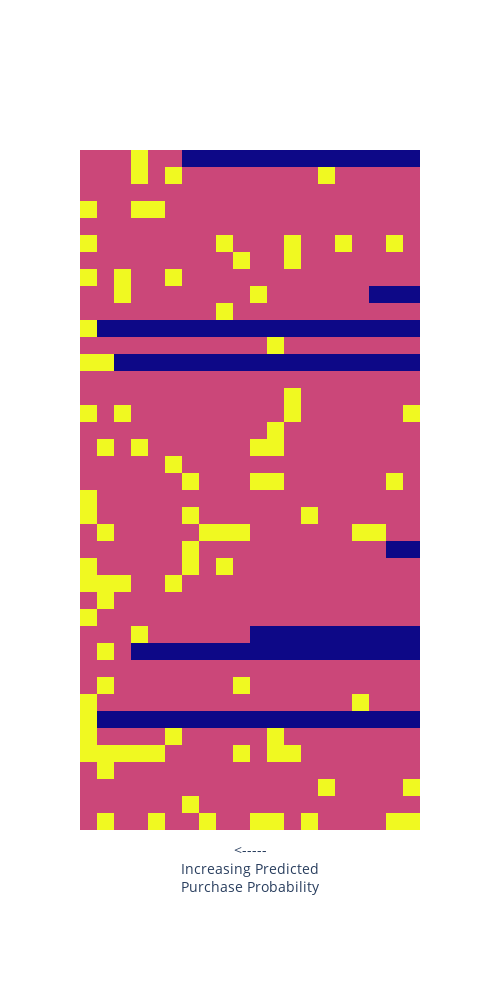

Notebook source saved alongside this figure:
### Code cell
def get_ordered_preds(custId, vec_len):
    # this customers purch preds orderd by prob
    preds = (test_preds
    .query("""customerId==@custId""")
    .sort_values(by='purchase_probability')
    )

    # all purchases of this cust in jan
    sales = (data.purchase_df
    .query("""date > '2016-12-31 23:59:59'""")
    .query("""customerId==@custId""")
    )

    # True if cust bought the prod, false otherwise
    # sorted by purch prob
    pred_binary = (preds
    .merge(sales, on=['customerId','productId'], how='left')
    .sort_values(by='purchase_probability', ascending=False)
    .purchasePrice
    .notna()
    .values
    .astype(int)
    )

    # 
    if pred_binary.shape[0] <= vec_len:
        pred_binary = np.pad(pred_binary, (0, vec_len-pred_binary.shape[0]), constant_values=-1)
        
    return pred_binary[None,:vec_len]

vec_len = 20
pred_binarys = []

for _ in range(40):             
    custId = random.choice(custs)
    pred_binary = get_ordered_preds(custId, vec_len)
    pred_binarys.append(pred_binary)
    
pred_binarys = np.vstack(pred_binarys)

# fig = \
(px.imshow(pred_binarys, zmin=-1, zmax=1)
 .update_layout(
     coloraxis_showscale=False,
     width=500, height=1000,)
 .update_xaxes(showticklabels=False, title='<-----<br>Increasing Predicted<br>Purchase Probability')
 .update_yaxes(showticklabels=False)
 )

### Figure 1 — Plotly figure (JSON) as saved in the notebook; plotly's stock layout.template omitted (floating-point values rounded to 4 significant figures; data arrays with more than 128 entries replaced by an {"elided": "..."} marker saying what was removed)
{"data": [{"coloraxis": "coloraxis", "hovertemplate": "x: %{x}<br>y: %{y}<br>color: %{z}<extra></extra>", "name": "0", "type": "heatmap", "xaxis": "x", "yaxis": "y", "z": {"elided": "40x20 int values"}}], "layout": {"coloraxis": {"cmax": 1, "cmin": -1, "colorscale": [[0, "#0d0887"], [0.1111, "#46039f"], [0.2222, "#7201a8"], [0.3333, "#9c179e"], [0.4444, "#bd3786"], [0.5556, "#d8576b"], [0.6667, "#ed7953"], [0.7778, "#fb9f3a"], [0.8889, "#fdca26"], [1, "#f0f921"]], "showscale": false}, "height": 1000, "margin": {"t": 60}, "width": 500, "xaxis": {"anchor": "y", "constrain": "domain", "domain": [0, 1], "scaleanchor": "y", "showticklabels": false, "title": {"text": "<-----<br>Increasing Predicted<br>Purchase Probability"}}, "yaxis": {"anchor": "x", "autorange": "reversed", "constrain": "domain", "domain": [0, 1], "showticklabels": false}}}
